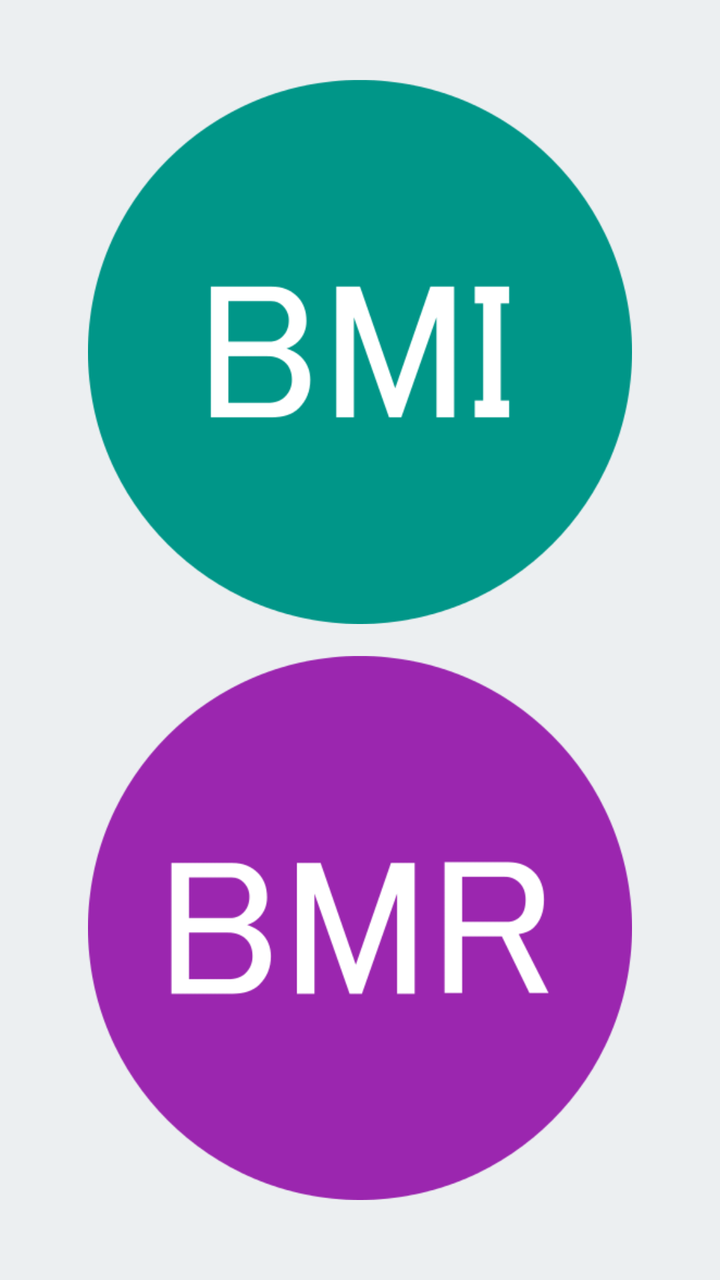
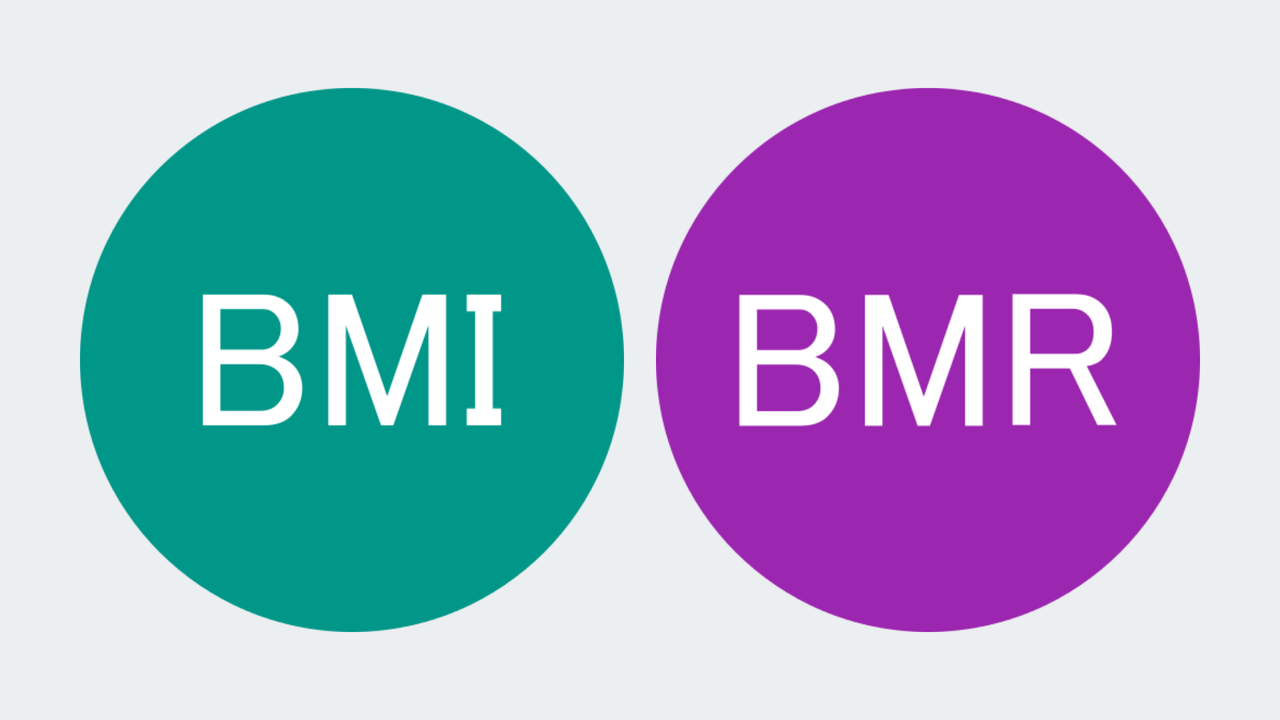

First picture: res/layout/ on a phone held upright. Second picture: the repository's own variant of that layout, on a device whose configuration matches the variant's folder. Source for both follows.
<!-- AndroidManifest.xml: application theme AppTheme -->
<!-- res/layout/activity_main.xml -->
<?xml version="1.0" encoding="utf-8"?>
<android.support.v4.widget.DrawerLayout xmlns:android="http://schemas.android.com/apk/res/android"
    xmlns:app="http://schemas.android.com/apk/res-auto"
    xmlns:tools="http://schemas.android.com/tools"
    android:id="@+id/drawer_layout"
    android:layout_width="match_parent"
    android:layout_height="match_parent"
    android:background="?attr/backgroundColor"
    tools:context=".MainActivity">

    <android.support.constraint.ConstraintLayout
        android:layout_width="match_parent"
        android:layout_height="match_parent">

        <android.support.constraint.Guideline
            android:id="@+id/guideline2"
            android:layout_width="wrap_content"
            android:layout_height="wrap_content"
            android:orientation="horizontal"
            app:layout_constraintGuide_percent="0.05" />

        <android.support.constraint.Guideline
            android:id="@+id/guideline3"
            android:layout_width="wrap_content"
            android:layout_height="wrap_content"
            android:orientation="horizontal"
            app:layout_constraintGuide_percent="0.95" />

        <android.support.constraint.Guideline
            android:id="@+id/guideline4"
            android:layout_width="wrap_content"
            android:layout_height="wrap_content"
            android:orientation="vertical"
            app:layout_constraintGuide_percent="0.1" />

        <android.support.constraint.Guideline
            android:id="@+id/guideline5"
            android:layout_width="wrap_content"
            android:layout_height="wrap_content"
            android:orientation="vertical"
            app:layout_constraintGuide_percent="0.9" />

        <android.support.constraint.Guideline
            android:id="@+id/guideline6"
            android:layout_width="wrap_content"
            android:layout_height="wrap_content"
            android:orientation="horizontal"
            app:layout_constraintGuide_percent="0.5" />

        <ImageView
            android:id="@+id/bmi"
            android:layout_width="0dp"
            android:layout_height="0dp"
            android:layout_marginBottom="8dp"
            android:layout_marginEnd="8dp"
            android:layout_marginStart="8dp"
            android:layout_marginTop="8dp"
            android:contentDescription="@string/check_bmi"
            app:layout_constraintBottom_toTopOf="@+id/guideline6"
            app:layout_constraintEnd_toStartOf="@+id/guideline5"
            app:layout_constraintHorizontal_bias="0.0"
            app:layout_constraintStart_toStartOf="@+id/guideline4"
            app:layout_constraintTop_toTopOf="@+id/guideline2"
            app:layout_constraintVertical_bias="0.472"
            app:srcCompat="@drawable/image_bmi" />

        <ImageView
            android:id="@+id/bmr"
            android:layout_width="0dp"
            android:layout_height="0dp"
            android:layout_marginBottom="8dp"
            android:layout_marginEnd="8dp"
            android:layout_marginStart="8dp"
            android:layout_marginTop="8dp"
            android:contentDescription="@string/check_bmr"
            app:layout_constraintBottom_toTopOf="@+id/guideline3"
            app:layout_constraintEnd_toStartOf="@+id/guideline5"
            app:layout_constraintStart_toStartOf="@+id/guideline4"
            app:layout_constraintTop_toTopOf="@+id/guideline6"
            app:srcCompat="@drawable/image_bmr" />

    </android.support.constraint.ConstraintLayout>

    
    
    
    
    

    

    <android.support.design.widget.NavigationView
        android:id="@+id/nav_view"
        android:layout_width="wrap_content"
        android:layout_height="match_parent"
        android:layout_gravity="start"
        android:fitsSystemWindows="true"
        app:elevation="8dp"
        app:headerLayout="@layout/nav_header"
        app:menu="@menu/drawer_view" />
</android.support.v4.widget.DrawerLayout>
<!-- res/layout/nav_header.xml (included above) -->
<?xml version="1.0" encoding="utf-8"?>
<android.support.constraint.ConstraintLayout xmlns:android="http://schemas.android.com/apk/res/android"
    xmlns:app="http://schemas.android.com/apk/res-auto"
    xmlns:tools="http://schemas.android.com/tools"
    android:layout_width="match_parent"
    android:layout_height="wrap_content"
    android:background="@color/colorPrimaryDark"
    android:padding="16dp"
    android:theme="@style/ThemeOverlay.AppCompat.Dark">

    <TextView
        android:id="@+id/textView"
        android:layout_width="wrap_content"
        android:layout_height="wrap_content"
        android:layout_marginStart="8dp"
        android:layout_marginTop="8dp"
        android:text="@string/app_name"
        android:textAppearance="@style/TextAppearance.AppCompat.Body1"
        app:layout_constraintStart_toStartOf="parent"
        app:layout_constraintTop_toTopOf="parent" />

    <ImageView
        android:layout_width="wrap_content"
        android:layout_height="wrap_content"
        android:layout_marginTop="8dp"
        android:src="@drawable/ic_directions_run_white_48dp"
        app:layout_constraintBottom_toBottomOf="parent"
        app:layout_constraintStart_toStartOf="@+id/textView"
        app:layout_constraintTop_toBottomOf="@+id/textView" />

    <android.support.constraint.Guideline
        android:id="@+id/guideline9"
        android:layout_width="wrap_content"
        android:layout_height="wrap_content"
        android:orientation="vertical"
        app:layout_constraintGuide_percent="0.4" />

</android.support.constraint.ConstraintLayout>
<!-- resources referenced by this layout -->
<resources>
  <color name="colorPrimaryDark">#691A99</color>
  <!-- drawable ic_directions_run_white_48dp (drawable) -->
  <vector android:autoMirrored="true" android:height="62dp"
      android:tint="#FFFFFF" android:viewportHeight="24.0"
      android:viewportWidth="24.0" android:width="62dp" xmlns:android="http://schemas.android.com/apk/res/android">
      <path android:fillColor="#FF000000" android:pathData="M13.49,5.48c1.1,0 2,-0.9 2,-2s-0.9,-2 -2,-2 -2,0.9 -2,2 0.9,2 2,2zM9.89,19.38l1,-4.4 2.1,2v6h2v-7.5l-2.1,-2 0.6,-3c1.3,1.5 3.3,2.5 5.5,2.5v-2c-1.9,0 -3.5,-1 -4.3,-2.4l-1,-1.6c-0.4,-0.6 -1,-1 -1.7,-1 -0.3,0 -0.5,0.1 -0.8,0.1l-5.2,2.2v4.7h2v-3.4l1.8,-0.7 -1.6,8.1 -4.9,-1 -0.4,2 7,1.4z"/>
  </vector>
  <!-- drawable image_bmi: png bitmap (drawable, 17602 bytes) -->
  <!-- drawable image_bmr: png bitmap (drawable, 20438 bytes) -->
  <string name="app_name">Keep Fit</string>
  <string name="check_bmi">CHECK BMI</string>
  <string name="check_bmr">CHECK BMR</string>
  <style name="AppTheme" parent="Theme.AppCompat.Light.DarkActionBar">
          
          <item name="colorPrimary">@color/colorPrimary</item>
          <item name="colorPrimaryDark">@color/colorPrimaryDark</item>
          <item name="colorAccent">@color/colorAccent</item>
          <item name="backgroundColor">@color/colorText</item>
          <item name="secondaryBackgroundColor">@color/colorPrimary</item>
          <item name="textColor">@color/colorBackground</item>
          <item name="secondaryTextColor">@color/colorSecondaryAccent</item>
          <item name="tertiaryTextColor">@color/colorText</item>
          <item name="editText">@drawable/edit_text_background</item>
          <item name="android:windowAnimationStyle">@style/WindowAnimationTransition</item>
      </style>
  <color name="colorPrimary">#7A1EA1</color>
  <color name="colorAccent">#80CBC4</color>
  <color name="colorText">#ECEFF1</color>
  <color name="colorBackground">#455A64</color>
  <color name="colorSecondaryAccent">#009688</color>
  <!-- drawable edit_text_background (drawable) -->
  <?xml version="1.0" encoding="utf-8"?>
  <shape xmlns:android="http://schemas.android.com/apk/res/android"
      android:shape="rectangle">
      <solid android:color="#EEE"/>
      <corners
          android:radius="20dp"/>
  </shape>
  <style name="WindowAnimationTransition">
          <item name="android:windowEnterAnimation">@android:anim/fade_in</item>
          <item name="android:windowExitAnimation">@android:anim/fade_out</item>
      </style>
</resources>
<!-- res/layout-land/activity_main.xml (the repository's variant of the layout above) -->
<!-- drawn on the phone turned sideways -->
<?xml version="1.0" encoding="utf-8"?>
<android.support.v4.widget.DrawerLayout xmlns:android="http://schemas.android.com/apk/res/android"
    xmlns:app="http://schemas.android.com/apk/res-auto"
    xmlns:tools="http://schemas.android.com/tools"
    android:id="@+id/drawer_layout"
    android:layout_width="match_parent"
    android:layout_height="match_parent"
    android:background="?attr/backgroundColor">

    <android.support.constraint.ConstraintLayout
        android:layout_width="match_parent"
        android:layout_height="match_parent"
        tools:context=".MainActivity"
        tools:layout_editor_absoluteY="73dp">

        <android.support.constraint.Guideline
            android:id="@+id/guideline2"
            android:layout_width="wrap_content"
            android:layout_height="wrap_content"
            android:orientation="horizontal"
            app:layout_constraintGuide_percent="0.05" />

        <android.support.constraint.Guideline
            android:id="@+id/guideline3"
            android:layout_width="wrap_content"
            android:layout_height="wrap_content"
            android:orientation="horizontal"
            app:layout_constraintGuide_percent="0.95" />

        <android.support.constraint.Guideline
            android:id="@+id/guideline4"
            android:layout_width="wrap_content"
            android:layout_height="wrap_content"
            android:orientation="vertical"
            app:layout_constraintGuide_percent="0.05" />

        <android.support.constraint.Guideline
            android:id="@+id/guideline5"
            android:layout_width="wrap_content"
            android:layout_height="wrap_content"
            android:orientation="vertical"
            app:layout_constraintGuide_percent="0.95" />

        <android.support.constraint.Guideline
            android:id="@+id/guideline"
            android:layout_width="wrap_content"
            android:layout_height="wrap_content"
            android:orientation="vertical"
            app:layout_constraintGuide_percent="0.5" />

        <ImageView
            android:id="@+id/bmi"
            android:layout_width="0dp"
            android:layout_height="0dp"
            android:layout_marginBottom="8dp"
            android:layout_marginEnd="8dp"
            android:layout_marginStart="8dp"
            android:layout_marginTop="8dp"
            android:contentDescription="@string/check_bmi"
            app:layout_constraintBottom_toTopOf="@+id/guideline3"
            app:layout_constraintEnd_toStartOf="@+id/guideline"
            app:layout_constraintStart_toStartOf="@+id/guideline4"
            app:layout_constraintTop_toTopOf="@+id/guideline2"
            app:srcCompat="@drawable/image_bmi" />

        <ImageView
            android:id="@+id/bmr"
            android:layout_width="0dp"
            android:layout_height="0dp"
            android:layout_marginBottom="8dp"
            android:layout_marginEnd="8dp"
            android:layout_marginStart="8dp"
            android:layout_marginTop="8dp"
            android:contentDescription="@string/check_bmr"
            app:layout_constraintBottom_toTopOf="@+id/guideline3"
            app:layout_constraintEnd_toStartOf="@+id/guideline5"
            app:layout_constraintStart_toStartOf="@+id/guideline"
            app:layout_constraintTop_toTopOf="@+id/guideline2"
            app:srcCompat="@drawable/image_bmr" />

    </android.support.constraint.ConstraintLayout>


    <android.support.design.widget.NavigationView
        android:id="@+id/nav_view"
        android:layout_width="wrap_content"
        android:layout_height="match_parent"
        android:layout_gravity="start"
        android:fitsSystemWindows="true"
        app:elevation="8dp"
        app:headerLayout="@layout/nav_header"
        app:menu="@menu/drawer_view" />
</android.support.v4.widget.DrawerLayout>
